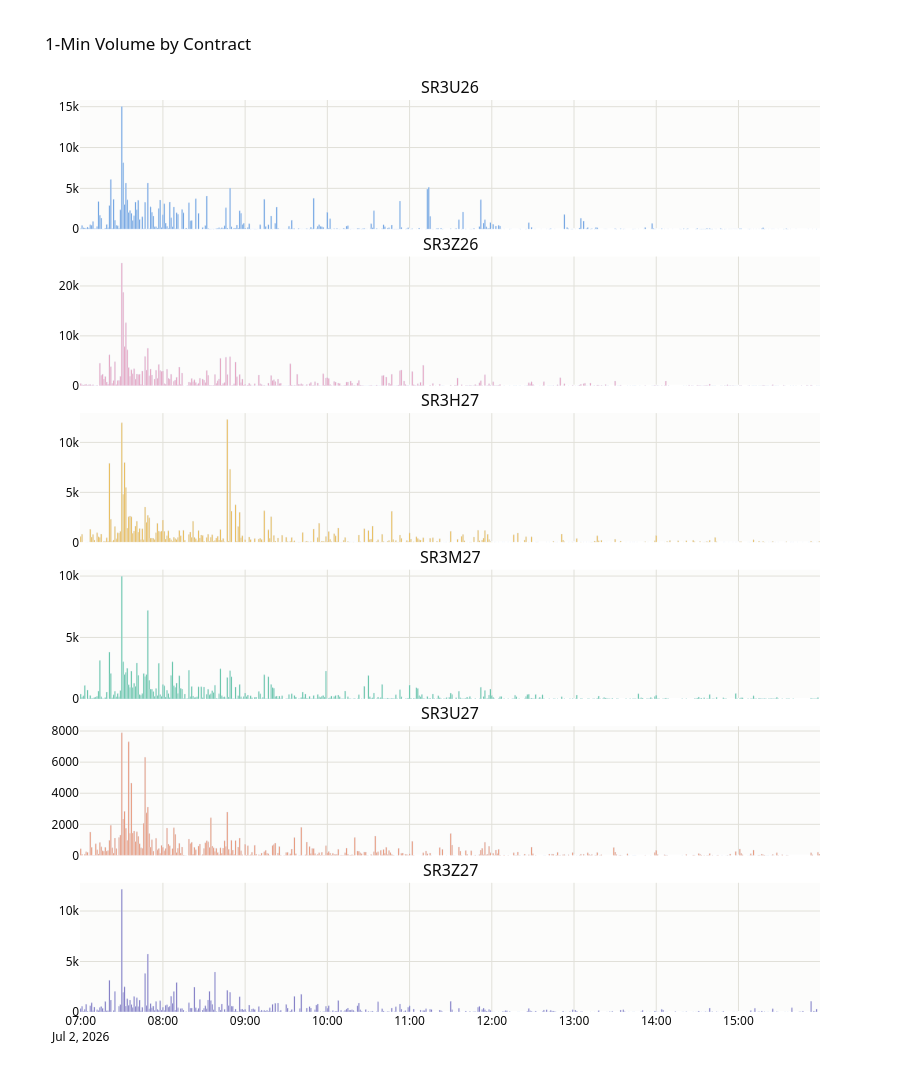

Write notebook code for a chart like this one.
### Code cell
# Per-contract volume profile
if vol_us.empty:
    print("No volume data available")
else:
    available = [c for c in contracts if c in vol_us.columns]
    n = len(available)
    if n == 0:
        print("No volume data for target contracts")
    else:
        fig = make_subplots(
            rows=n, cols=1, shared_xaxes=True,
            vertical_spacing=0.03,
            subplot_titles=available,
        )
        for i, contract in enumerate(available):
            vs = vol_us[contract].dropna()
            fig.add_trace(go.Bar(
                x=vs.index, y=vs.values,
                marker_color=CONTRACT_COLORS[contracts.index(contract)],
                name=contract, showlegend=False,
                hovertemplate=f"{contract} vol: %{{y:,.0f}}<extra></extra>",
            ), row=i+1, col=1)

        fig.update_layout(
            height=200 * n,
            title_text="1-Min Volume by Contract",
            plot_bgcolor=SURFACE_LIGHT,
            paper_bgcolor="white",
            font=dict(family="system-ui, -apple-system, sans-serif", color="#0b0b0b"),
        )
        for i in range(n):
            fig.update_yaxes(gridcolor=GRID_COLOR, gridwidth=1, row=i+1, col=1)
            fig.update_xaxes(gridcolor=GRID_COLOR, gridwidth=1, row=i+1, col=1)
        fig.show()

### Figure 1 — Plotly figure (JSON) as saved in the notebook; plotly's stock layout.template omitted (floating-point values rounded to 4 significant figures; data arrays with more than 128 entries replaced by an {"elided": "..."} marker saying what was removed)
{"data": [{"hovertemplate": "SR3U26 vol: %{y:,.0f}<extra></extra>", "marker": {"color": "#2a78d6"}, "name": "SR3U26", "showlegend": false, "type": "bar", "x": {"elided": "393 str values"}, "xaxis": "x", "y": {"elided": "393 float values"}, "yaxis": "y"}, {"hovertemplate": "SR3Z26 vol: %{y:,.0f}<extra></extra>", "marker": {"color": "#e87ba4"}, "name": "SR3Z26", "showlegend": false, "type": "bar", "x": {"elided": "420 str values"}, "xaxis": "x2", "y": {"elided": "420 float values"}, "yaxis": "y2"}, {"hovertemplate": "SR3H27 vol: %{y:,.0f}<extra></extra>", "marker": {"color": "#eda100"}, "name": "SR3H27", "showlegend": false, "type": "bar", "x": {"elided": "411 str values"}, "xaxis": "x3", "y": {"elided": "411 float values"}, "yaxis": "y3"}, {"hovertemplate": "SR3M27 vol: %{y:,.0f}<extra></extra>", "marker": {"color": "#1baf7a"}, "name": "SR3M27", "showlegend": false, "type": "bar", "x": {"elided": "397 str values"}, "xaxis": "x4", "y": {"elided": "397 float values"}, "yaxis": "y4"}, {"hovertemplate": "SR3U27 vol: %{y:,.0f}<extra></extra>", "marker": {"color": "#eb6834"}, "name": "SR3U27", "showlegend": false, "type": "bar", "x": {"elided": "380 str values"}, "xaxis": "x5", "y": {"elided": "380 float values"}, "yaxis": "y5"}, {"hovertemplate": "SR3Z27 vol: %{y:,.0f}<extra></extra>", "marker": {"color": "#4a3aa7"}, "name": "SR3Z27", "showlegend": false, "type": "bar", "x": {"elided": "368 str values"}, "xaxis": "x6", "y": {"elided": "368 float values"}, "yaxis": "y6"}], "layout": {"annotations": [{"font": {"size": 16}, "showarrow": false, "text": "SR3U26", "x": 0.5, "xanchor": "center", "xref": "paper", "y": 1, "yanchor": "bottom", "yref": "paper"}, {"font": {"size": 16}, "showarrow": false, "text": "SR3Z26", "x": 0.5, "xanchor": "center", "xref": "paper", "y": 0.8283, "yanchor": "bottom", "yref": "paper"}, {"font": {"size": 16}, "showarrow": false, "text": "SR3H27", "x": 0.5, "xanchor": "center", "xref": "paper", "y": 0.6567, "yanchor": "bottom", "yref": "paper"}, {"font": {"size": 16}, "showarrow": false, "text": "SR3M27", "x": 0.5, "xanchor": "center", "xref": "paper", "y": 0.485, "yanchor": "bottom", "yref": "paper"}, {"font": {"size": 16}, "showarrow": false, "text": "SR3U27", "x": 0.5, "xanchor": "center", "xref": "paper", "y": 0.3133, "yanchor": "bottom", "yref": "paper"}, {"font": {"size": 16}, "showarrow": false, "text": "SR3Z27", "x": 0.5, "xanchor": "center", "xref": "paper", "y": 0.1417, "yanchor": "bottom", "yref": "paper"}], "font": {"color": "#0b0b0b", "family": "system-ui, -apple-system, sans-serif"}, "height": 1200, "paper_bgcolor": "white", "plot_bgcolor": "#fcfcfb", "title": {"text": "1-Min Volume by Contract"}, "xaxis": {"anchor": "y", "domain": [0, 1], "gridcolor": "#e1e0d9", "gridwidth": 1, "matches": "x6", "showticklabels": false}, "xaxis2": {"anchor": "y2", "domain": [0, 1], "gridcolor": "#e1e0d9", "gridwidth": 1, "matches": "x6", "showticklabels": false}, "xaxis3": {"anchor": "y3", "domain": [0, 1], "gridcolor": "#e1e0d9", "gridwidth": 1, "matches": "x6", "showticklabels": false}, "xaxis4": {"anchor": "y4", "domain": [0, 1], "gridcolor": "#e1e0d9", "gridwidth": 1, "matches": "x6", "showticklabels": false}, "xaxis5": {"anchor": "y5", "domain": [0, 1], "gridcolor": "#e1e0d9", "gridwidth": 1, "matches": "x6", "showticklabels": false}, "xaxis6": {"anchor": "y6", "domain": [0, 1], "gridcolor": "#e1e0d9", "gridwidth": 1}, "yaxis": {"anchor": "x", "domain": [0.8583, 1], "gridcolor": "#e1e0d9", "gridwidth": 1}, "yaxis2": {"anchor": "x2", "domain": [0.6867, 0.8283], "gridcolor": "#e1e0d9", "gridwidth": 1}, "yaxis3": {"anchor": "x3", "domain": [0.515, 0.6567], "gridcolor": "#e1e0d9", "gridwidth": 1}, "yaxis4": {"anchor": "x4", "domain": [0.3433, 0.485], "gridcolor": "#e1e0d9", "gridwidth": 1}, "yaxis5": {"anchor": "x5", "domain": [0.1717, 0.3133], "gridcolor": "#e1e0d9", "gridwidth": 1}, "yaxis6": {"anchor": "x6", "domain": [0, 0.1417], "gridcolor": "#e1e0d9", "gridwidth": 1}}}
